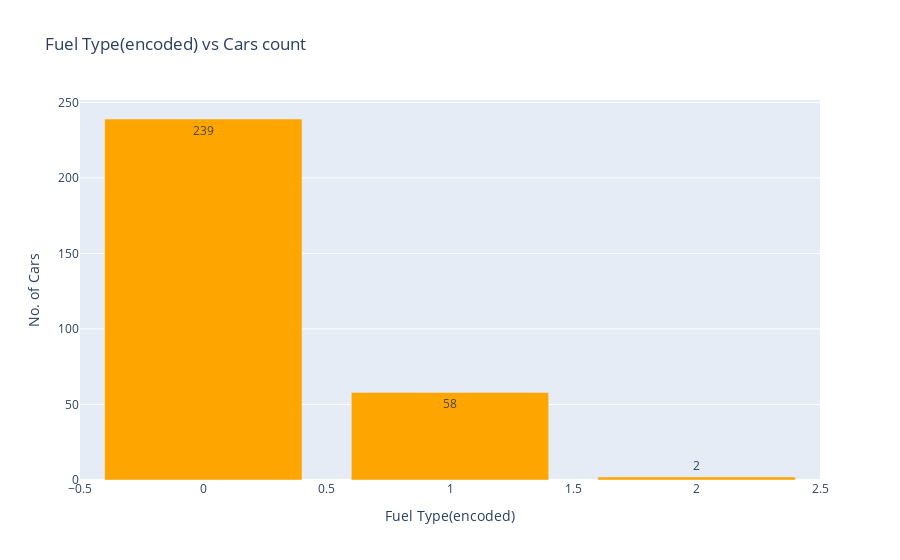

Source (notebook cell):
### Code cell
fuel_type = data.Fuel_Type_encoded.value_counts().keys()
cars_count = data.Fuel_Type_encoded.value_counts().values
labels = [str(val) for val in cars_count]

fig = px.bar(x=fuel_type, y=cars_count, text=labels, title='Fuel Type(encoded) vs Cars count', template='plotly', color_discrete_sequence=['orange'])

# Set the labels for the y-axis and x-axis
fig.update_yaxes(title_text='No. of Cars')
fig.update_xaxes(title_text='Fuel Type(encoded)')

# Show the plot
fig.show()

### Figure 1 — Plotly figure (JSON) as saved in the notebook; plotly's stock layout.template omitted (floating-point values rounded to 4 significant figures)
{"data": [{"alignmentgroup": "True", "hovertemplate": "x=%{x}<br>y=%{y}<br>text=%{text}<extra></extra>", "legendgroup": "", "marker": {"color": "orange", "pattern": {"shape": ""}}, "name": "", "offsetgroup": "", "orientation": "v", "showlegend": false, "text": ["239", "58", "2"], "textposition": "auto", "type": "bar", "x": [0, 1, 2], "xaxis": "x", "y": [239, 58, 2], "yaxis": "y"}], "layout": {"barmode": "relative", "legend": {"tracegroupgap": 0}, "title": {"text": "Fuel Type(encoded) vs Cars count"}, "xaxis": {"anchor": "y", "domain": [0, 1], "title": {"text": "Fuel Type(encoded)"}}, "yaxis": {"anchor": "x", "domain": [0, 1], "title": {"text": "No. of Cars"}}}}
